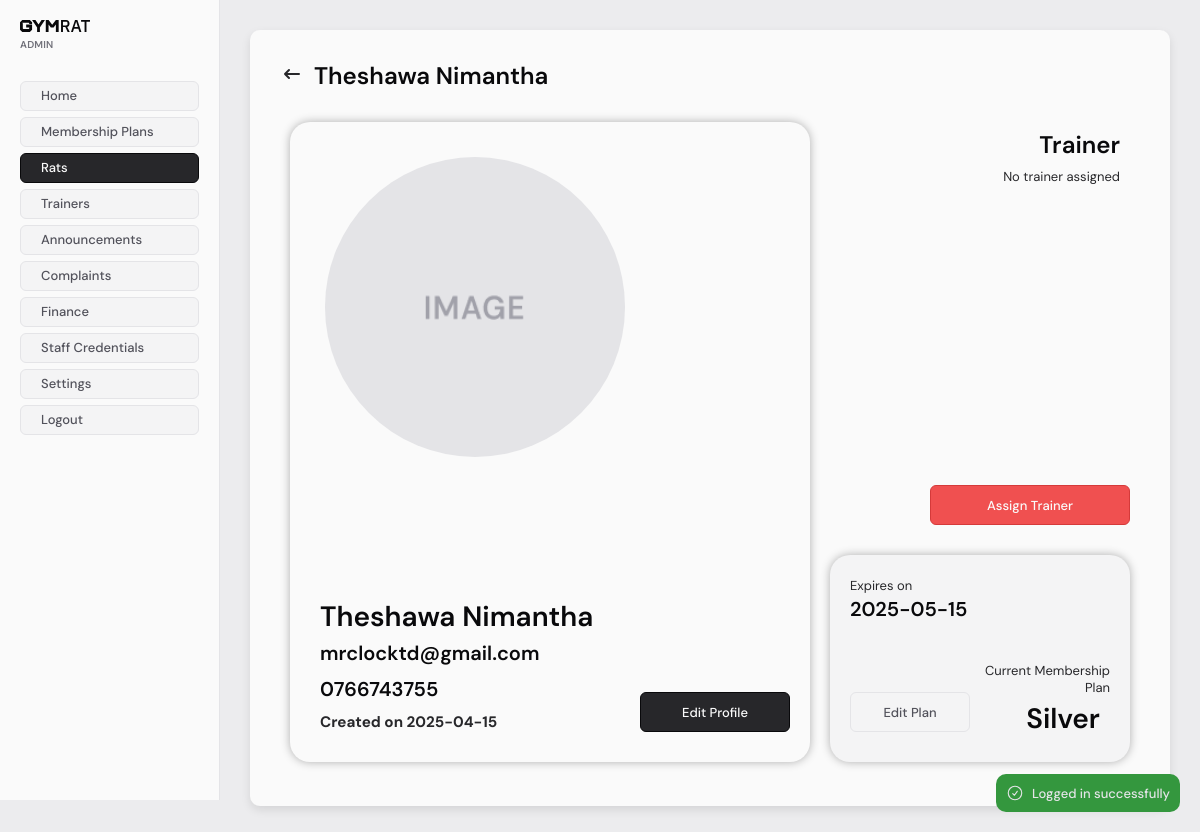
Page /staff/admin/rats/view/index.php?id=44 (signed in) on the earlier database version.
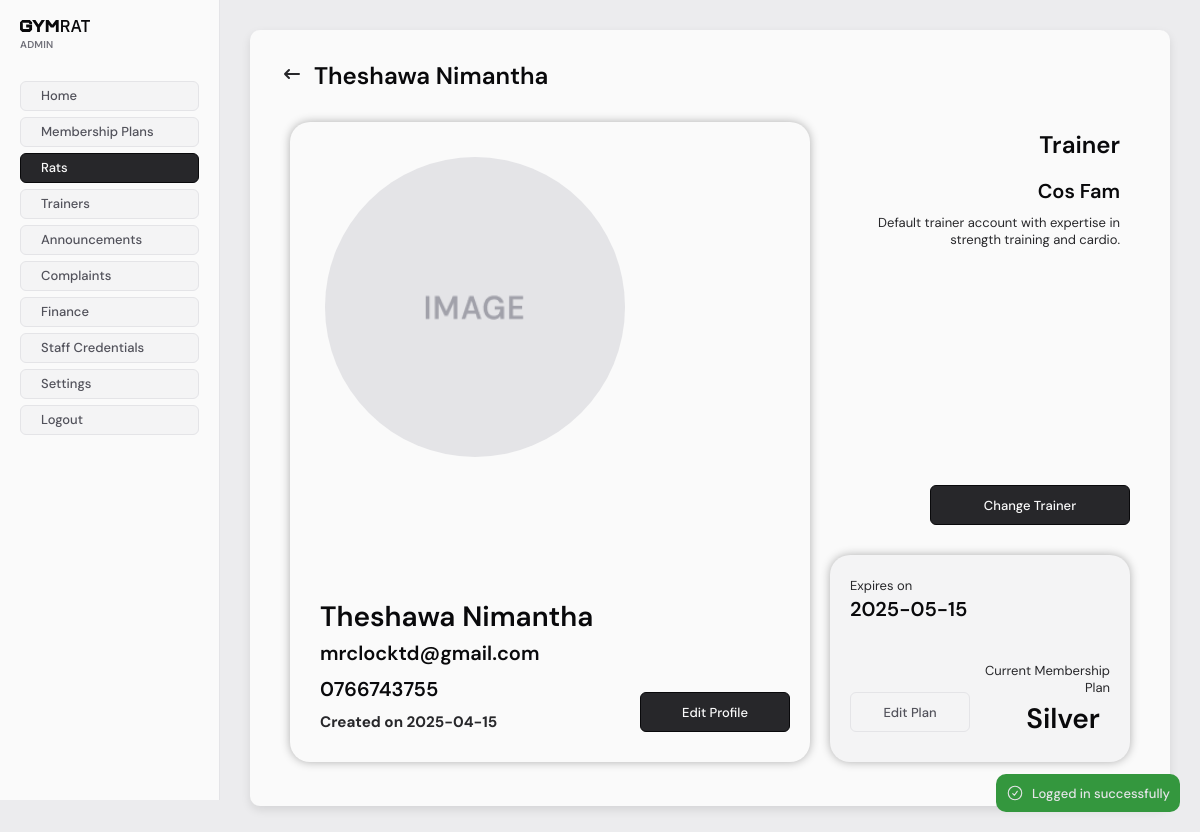
Same page on the later database version.
### tables this page shows
CREATE TABLE `trainers` (
  `id` int NOT NULL,
  `fname` varchar(255) NOT NULL,
  `lname` varchar(255) NOT NULL,
  `username` varchar(255) NOT NULL,
  `password` varchar(255) NOT NULL,
  `avatar` varchar(100) DEFAULT NULL,
  `bio` text NOT NULL,
  `phone` varchar(20) NOT NULL
);

### src/db/Database.php (called while the page is built, shortened)
<?php
class Database
{
    private static null|Database $instance = null;
    private $CONFIG = [
        "host" => "mysql_db",
        "username" => "root",
        "password" => "123456",
        "dbname" => "gymrat",
    ];
    private function __construct()
    {
        try {
            $tz = (new DateTime('now', new DateTimeZone('Asia/Colombo')))->format('P');
            $this->conn = new PDO(
                "mysql:host=" . $this->CONFIG['host'] . ";dbname=" . $this->CONFIG['dbname'],
                $this->CONFIG['username'],
                $this->CONFIG['password'],
                [
                    \PDO::ATTR_ERRMODE => \PDO::ERRMODE_EXCEPTION,
                    \PDO::MYSQL_ATTR_INIT_COMMAND => "SET time_zone='$tz'"
                ]
            );
        } catch (PDOException  $e) {
            die("database connection failed: " . $e->getMessage());
        }
    }
    public static function get_conn()
    {
        if (!self::$instance) {
            self::$instance = new Database();
        }
        return self::$instance->conn;
    }
}

### src/db/models/Customer.php (called while the page is built, shortened)
<?php
require_once __DIR__ . "/../Model.php";
class Customer extends Model
{
    protected $table = "customers";
    public int $id;
    public function fill(array $data)
    {
        $this->id = $data['id'] ?? 0;
        $this->fname = $data['fname'] ?? "";
        $this->lname = $data['lname'] ?? "";
        $this->email = $data['email'] ?? "";
        $this->phone = $data['phone'] ?? "";
        $this->membership_plan_activated_at = (array_key_exists('membership_plan_activated_at', $data)  && $data['membership_plan_activated_at']) ?  new DateTime($data['membership_plan_activated_at']) : null;
        $this->membership_plan = $data['membership_plan'] ?? null;
        $this->trainer = $data['trainer'] ?? null;
    }
    public function get_by_id()
    {
        $sql = "SELECT * FROM $this->table WHERE id=:id";
        $stmt = $this->conn->prepare($sql);
        $stmt->execute(['id' => $this->id]);
    }
}

### src/db/Model.php (called while the page is built, shortened)
<?php
require_once __DIR__ . "/Database.php";
abstract class Model
{
    public function __construct()
    {
        $this->conn = Database::get_conn();
    }
}

### src/db/models/MembershipPlan.php (called while the page is built, shortened)
<?php
require_once __DIR__ . "/../Model.php";
class MembershipPlan extends Model
{
    protected $table = "membership_plans";
    public int $id;
    public function fill(array $data)
    {
        $this->id = $data['id'] ?? 0;
        $this->name = $data['name'] ?? "";
        $this->duration = $data['duration'] ?? 1;
    }
    public function get_by_id()
    {
        $sql = "SELECT * FROM $this->table WHERE id = :id LIMIT 1";
        $stmt = $this->conn->prepare($sql);
        $stmt->execute(['id' => $this->id]);
    }
}

### src/db/models/Trainer.php (called while the page is built, shortened)
<?php
require_once __DIR__ . "/../Model.php";
class Trainer extends Model
{
    protected $table = "trainers";
    public int $id = 0;
    public function fill(array $data)
    {
        $this->id = isset($data['id']) ? (int) $data['id'] : 0;
        $this->fname = $data['fname'] ?? "";
        $this->lname = $data['lname'] ?? "";
        $this->bio = $data['bio'] ?? "";
    }
    public function get_by_id()
    {
        $sql = "SELECT * FROM $this->table WHERE id = :id";
        $stmt = $this->conn->prepare($sql);
        $stmt->execute(['id' => $this->id]);
        $data = $stmt->fetch();
        if ($data) {
            return true;
        }
        return false;
    }
}

### src/staff/admin/rats/view/index.php (the view, shortened to what the changed rows need)
<?php
$assignTrainer = $_GET['assign'] ?? 0;
$confirmTrainer = $_GET['confirm'] ?? 0;
require_once "../../../../db/models/Customer.php";
require_once "../../../../db/models/Trainer.php";
require_once "../../../../db/models/MembershipPlan.php";
$customer = new Customer();
try {
    $customer->id = $id;
    $customer->get_by_id();
} catch (Exception $e) {
    redirect_with_error_alert("Failed to fetch customers: " . $e->getMessage(), "/staff/admin");
    exit;
}
$membership_plan = new MembershipPlan();
$membership_plan->id = $customer->membership_plan;
if (!isset($_SESSION['membership_plan'])) {
    try {
        $membership_plan->get_by_id();
    } catch (Exception $e) {
        $_SESSION['error'] = "Failed to fetch membership plan title: " . $e->getMessage();
    }
} else {
    $membership_plan = unserialize($_SESSION['membership_plan']);
}
$membership_plan_expiration = null;
if ($customer->membership_plan_activated_at) {
    $membership_plan_expiration = clone $customer->membership_plan_activated_at;
    $membership_plan_expiration->modify("+{$membership_plan->duration} days");
}
$trainer = null;
if (!$confirmTrainer && $customer->trainer) {
    $trainer = new Trainer();
    $trainer->id = $customer->trainer;
    try {
        $trainer->get_by_id();
    } catch (Exception $e) {
        $_SESSION['error'] = "Failed to fetch count of trainer details: " . $e->getMessage();
    }
}
require_once "../../../includes/header.php";
?>
<main>
    <div class="staff-base-container">
        <?php require_once "../../../includes/menubar.php"; ?>
        <div style="margin: 20px; display: grid; grid-template-columns: 1fr 1fr; gap: 20px;">
            <div class="rat-view-profile">
                <div style="grid-row: 2; grid-column: 1; align-self: end; justify-self: start; text-align: left;">
                    <h1 style="margin: 10px; font-size: 28px;"><?= $customer->fname . " " . $customer->lname ?></h1>
                    <h1 style="margin: 10px;"><?= $customer->email ?></h1>
                    <h1 style="margin: 10px;"><?= $customer->phone ?></h1>
                </div>
            </div>
            <?php if (!$assignTrainer && !$confirmTrainer): ?>
                <div class="rat-view-menu">
                    <div class="rat-view-trainer">
                        <div style="grid-row: 1;align-self: start; justify-self: end; text-align: right;">
                            <h1 style="margin: 10px; font-size: 24px;">Trainer</h1>
                            <?php if ($customer->trainer): ?>
                                <div style="margin: 20px 0;">
                                    <h1 style="margin: 10px;"><?= $trainer->fname . " " . $trainer->lname ?></h1>
                                    <p style="margin: 10px;"><?= $trainer->bio ?></p>
                                </div>
                            <?php else: ?>
                                <p style="margin: 10px;">No trainer assigned</p>
                            <?php endif; ?>
                        </div>
                        <div style="grid-row: 2; align-self: end; justify-self: end; text-align: right;">
                            <a href="/staff/admin/rats/view/index.php?id=<?= $customer->id ?>&assign=1" style="margin: 10px 0px; width: 200px; height: 40px;"
                               class="staff-button <?= ($customer->trainer ? 'secondary' : 'destructive') ?>">
                                <?= ($customer->trainer ? "Change" : "Assign") ?> Trainer
                            </a>
                        </div>
                    </div>
                    <?php if ($customer->membership_plan): ?>
                    <div class="rat-view-membership">
                        <div style="grid-row: 1; grid-column: 1; align-self: start; justify-self: start; text-align: left;">
                            <?php if ($membership_plan_expiration): ?>
                                <h1><?= $membership_plan_expiration->format('Y-m-d') ?></h1>
                            <?php endif; ?>
                        </div>
                        <div style="grid-row: 2; grid-column: 2; align-self: end; justify-self: end; text-align: right;">
                            <h1 style="margin: 10px; font-size: 28px;"><?= $membership_plan->name ?? $customer->membership_plan ?></h1>
                        </div>
                    </div>
                    <?php endif; ?>
                </div>
            <?php endif; ?>
        </div>
    </div>
</main>
<?php require_once "../../../includes/footer.php"; ?>

Differences in the rows shown:
changed customers "Theshawa": trainer empty → 1 (drawn)
now on this page (row edited): trainers: fname "Cos", lname "Fam", bio "Default trainer account with expertise in strength training and cardio."
Other differences:
text no longer shown: "No trainer assigned Assign"
text now shown: "Change"
